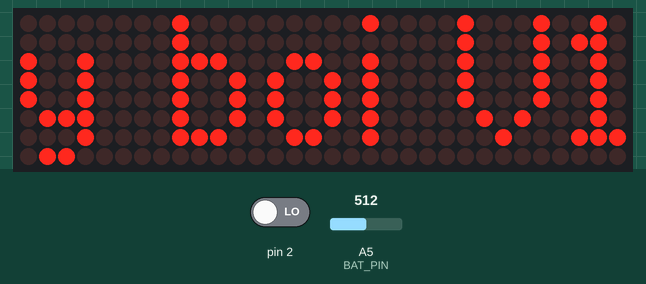
Simulated run of this sketch. Board: Arduino Uno, built with avr-gcc and run on an emulated ATmega328P. On the bench: 32×8 LED matrix. The inputs (shaded band) are chosen by the test bench; at power-on: pin 2 LOW, A5 (BAT_PIN) = 512. Sleep ends after the set time or at an interrupt; random numbers use the default seed unless the sketch sets one.

Above: at 2.0 s.
At 6.9 s:
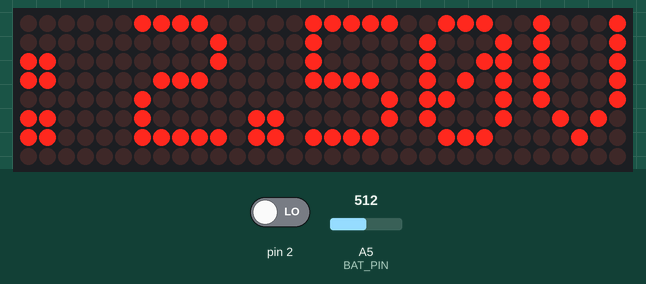

Measured:
- what the display in image 1 shows lasts 2.0 s, from 6.9 s to 8.9 s

The sketch:

main.ino
```cpp
// (licence header left out)
#include <MD_Parola.h>
#include <MD_MAX72xx.h>
#include <SPI.h>
#include <avr/sleep.h>

// Turn on debug statements to the serial output
#define DEBUG 0 // Switch debug output on and off by 1 or 0
#if DEBUG
#define PRINTS(s)   { Serial.print(s); }
#else
#define PRINTS(s)
#endif

// Define the number of devices we have in the chain and the hardware interface
// NOTE: These pin numbers will probably not work with your hardware and may
// need to be adapted
#define HARDWARE_TYPE MD_MAX72XX::FC16_HW //display hardware
#define MAX_DEVICES   4   //number of LED displays
#define CLK_PIN       13  //clock
#define DATA_PIN      11  //data pin
#define CS_PIN        10  //clock select pin
#define BAT_PIN       A5  //battery pin

// LED matrix variables
MD_Parola P = MD_Parola(HARDWARE_TYPE, CS_PIN, MAX_DEVICES);
uint8_t scrollSpeed = 35;    // default frame delay value
textEffect_t scrollEffect = PA_SCROLL_LEFT;
textPosition_t scrollAlign = PA_LEFT;
uint16_t scrollPause = 1000; // in milliseconds
// Global message buffers shared by Serial and Scrolling functions
#define	BUF_SIZE	40  //max length of messages
#define NUM_MSGS 17  //update this with the number of messages
char startMessage[BUF_SIZE] = {"Scrolly boi V1"};
char message[NUM_MSGS][BUF_SIZE] = {  //display messages - max length 75 characters
                                    "Welcome, now leave",
                                    "Your face makes onions cry",
                                    "Careful, you're shaking the floor",
                                    "Not you again..",
                                    "If stupidity was painful, you would be in agony",
                                    "Oh lawd he comin",
                                    "Can you not take a hint?",
                                    "I only sense oxygen-thieves",
                                    "Get COVID-19 please",
                                    "Make like a tree and leaf",
                                    "Make like a saw and buzz off",
                                    "Be like me, inanimate",
                                    "You sure you want to be seen like that?",
                                    "If you had brains, you'd be dangerous",
                                    "Get rekt fgt",
                                    "You are about one bit short of a byte",
                                    "I do desire we may be better strangers"
                                    };
uint8_t adcReg = 0; // ADC register's startup state
float batVolt = 0;  //global battery voltage

///////////// SETUP //////////////////
void setup(){
  #ifdef DEBUG  // only use UART when DEBUG is enables
    Serial.begin(115200);
  #endif
  PRINTS("\nPIR Scrolly boi. Trigger me by walking in front of the sensor");
  randomSeed(analogRead(0)); //for the random num generator


  //setup the display
  batVolt = checkBattery(); //check the battery voltage during startup
  String batString = "Battery: " + String(batVolt) + "V";  // make a string with the battery voltage
  char batChar[BUF_SIZE];
  batString.toCharArray(batChar,BUF_SIZE);  //convert string to char array

  // Welcome message
  P.begin();
  P.displayText(startMessage, scrollAlign, scrollSpeed, scrollPause, scrollEffect, scrollEffect); //starting message
  while(!P.displayAnimate()){;} //scroll the text once
  P.displayClear();
  delay(500);

  // Show battery
  P.displayReset();
  P.displayText(batChar, scrollAlign, scrollSpeed, scrollPause, scrollEffect, scrollEffect); //starting message
  while(!P.displayAnimate()){;} //scroll the text once
  P.displayClear();
  delay(1000);
}

///////////// MAIN LOOP //////////////////
void loop(){
  batVolt = checkBattery();       // check the battery voltage
  if(batVolt <= 3.5 && batVolt > 3.2){  // if its above 3.3V but below 3.1V
    lowBattery(batVolt);                // display a low battery message
  } else if(batVolt > 3.3){             // if its in normal range
    scrollMessage();                    // scroll a random message
  }
  sleepTime();  //put the CPU to sleep
  //// MCU IS ASLEEP HERE ////
}

// Interrupt service routine
void wake (){
  sleep_disable();  // cancel sleep as a precaution
  ADCSRA = adcReg;  //turn the ADC back on
  detachInterrupt (0); // precautionary while we do other stuff
}  // end of wake

// Put the MCU to sleep
void sleepTime(){
  ADCSRA = 0; // disable ADC
  set_sleep_mode (SLEEP_MODE_PWR_DOWN);
  sleep_enable();
  noInterrupts (); // Do not interrupt before we go to sleep
  attachInterrupt (0, wake, RISING); // will be called when pin D2 goes high
  EIFR = bit(INTF0);  // clear flag for interrupt 0
  interrupts ();  // one cycle, allows next line's execution before sleeping
  sleep_cpu ();   // one cycle
}

// Random message scroller
void scrollMessage(){
  PRINTS("\nTriggered - REEEE\t");
  uint8_t iMsg = random(NUM_MSGS);  //pick a random message to display
  PRINTS("Message no.: ");
  PRINTS(iMsg);
  uint8_t nLoops = 0; //number of times to display the message
  P.displayReset();
  P.displayText(message[iMsg], scrollAlign, scrollSpeed, scrollPause, scrollEffect, scrollEffect);  //display a random message
  while(nLoops < 2){  //wait until the message has displayed twice
    if (P.displayAnimate()){  //update the display (call repeatedly)
      P.displayReset();
      nLoops++; //
    }
  }
  delay(1000);
}

// Report battery voltage
float checkBattery(){
  int batIn = analogRead(BAT_PIN);
  float batIn_float = float(batIn);
  float batVoltage = batIn_float*(5.0/1023.0);
  PRINTS("\nBattery: ");
  PRINTS(batVoltage);
  PRINTS("V\tRaw: ");
  PRINTS(batIn)
  return batVoltage;
}

// Low battery warning
void lowBattery(float voltage){
  uint8_t nLoops = 0; //number of times to display the message
  String outString = "Low Battery: " + String(voltage);  // make a string with the battery voltage
  char outChar[20];
  outString.toCharArray(outChar,20);  //convert string to char array

  P.displayReset();
  P.displayText(outChar, scrollAlign, scrollSpeed, scrollPause, scrollEffect, scrollEffect);  //display a random message
  while(nLoops < 2){  //wait until the message has displayed twice
    if (P.displayAnimate()){  //update the display (call repeatedly)
      P.displayReset();
      nLoops++; //
    }
  }
  delay(1000);
}

/*
 * To-do
 * - More noticable low battery warning
 */
```
